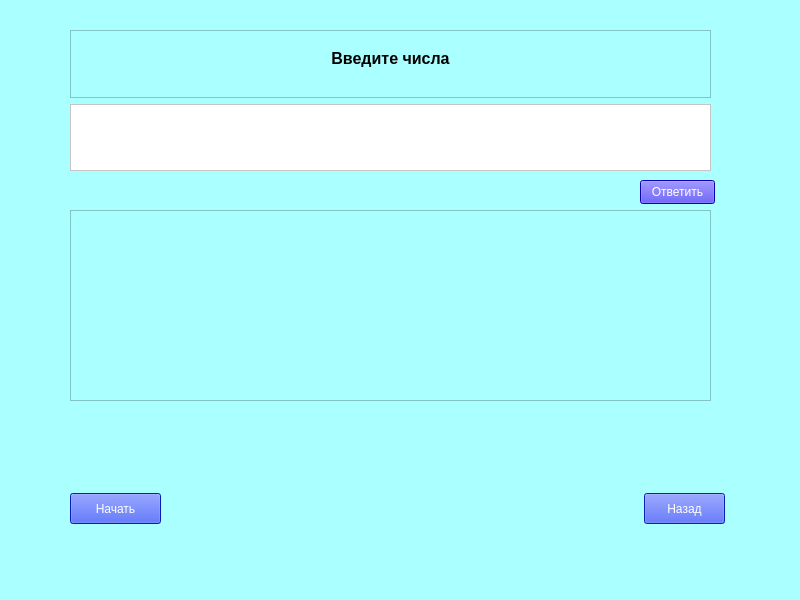
<?xml version="1.0" encoding="UTF-8"?>
<ui version="4.0">
 <class>five_number</class>
 <widget class="QMainWindow" name="five_number">
  <property name="geometry">
   <rect>
    <x>0</x>
    <y>0</y>
    <width>800</width>
    <height>600</height>
   </rect>
  </property>
  <property name="windowTitle">
   <string>MainWindow</string>
  </property>
  <property name="styleSheet">
   <string notr="true">background-color: rgb(170, 255, 255);</string>
  </property>
  <widget class="QWidget" name="centralwidget">
   <property name="styleSheet">
    <string notr="true"/>
   </property>
   <widget class="QTextEdit" name="information">
    <property name="geometry">
     <rect>
      <x>70</x>
      <y>210</y>
      <width>641</width>
      <height>191</height>
     </rect>
    </property>
    <property name="styleSheet">
     <string notr="true">background-color: rgb(170, 255, 255);
border-color: rgb(255, 255, 255);
</string>
    </property>
    <property name="readOnly">
     <bool>true</bool>
    </property>
    <property name="html">
     <string>&lt;!DOCTYPE HTML PUBLIC &quot;-//W3C//DTD HTML 4.0//EN&quot; &quot;http://www.w3.org/TR/REC-html40/strict.dtd&quot;&gt;
&lt;html&gt;&lt;head&gt;&lt;meta name=&quot;qrichtext&quot; content=&quot;1&quot; /&gt;&lt;meta charset=&quot;utf-8&quot; /&gt;&lt;style type=&quot;text/css&quot;&gt;
p, li { white-space: pre-wrap; }
hr { height: 1px; border-width: 0; }
li.unchecked::marker { content: &quot;\2610&quot;; }
li.checked::marker { content: &quot;\2612&quot;; }
&lt;/style&gt;&lt;/head&gt;&lt;body style=&quot; font-family:'Segoe UI'; font-size:9pt; font-weight:400; font-style:normal;&quot;&gt;
&lt;p style=&quot;-qt-paragraph-type:empty; margin-top:0px; margin-bottom:0px; margin-left:0px; margin-right:0px; -qt-block-indent:0; text-indent:0px;&quot;&gt;&lt;br /&gt;&lt;/p&gt;&lt;/body&gt;&lt;/html&gt;</string>
    </property>
   </widget>
   <widget class="QPushButton" name="Exit">
    <property name="geometry">
     <rect>
      <x>644</x>
      <y>493</y>
      <width>81</width>
      <height>31</height>
     </rect>
    </property>
    <property name="styleSheet">
     <string notr="true">background-color: rgb(14, 46, 255);
color: rgb(255, 255, 255);</string>
    </property>
    <property name="text">
     <string>Назад</string>
    </property>
   </widget>
   <widget class="QPushButton" name="start">
    <property name="geometry">
     <rect>
      <x>70</x>
      <y>493</y>
      <width>91</width>
      <height>31</height>
     </rect>
    </property>
    <property name="styleSheet">
     <string notr="true">color: rgb(255, 255, 255);
background-color: rgb(7, 44, 255);</string>
    </property>
    <property name="text">
     <string>Начать</string>
    </property>
   </widget>
   <widget class="QPushButton" name="answer">
    <property name="geometry">
     <rect>
      <x>640</x>
      <y>180</y>
      <width>75</width>
      <height>24</height>
     </rect>
    </property>
    <property name="styleSheet">
     <string notr="true">color: rgb(255, 255, 255);
background-color: rgb(20, 3, 255);</string>
    </property>
    <property name="text">
     <string>Ответить</string>
    </property>
   </widget>
   <widget class="QWidget" name="">
    <property name="geometry">
     <rect>
      <x>70</x>
      <y>30</y>
      <width>641</width>
      <height>141</height>
     </rect>
    </property>
    <layout class="QVBoxLayout" name="verticalLayout">
     <item>
      <widget class="QTextEdit" name="text">
       <property name="readOnly">
        <bool>true</bool>
       </property>
       <property name="html">
        <string>&lt;!DOCTYPE HTML PUBLIC &quot;-//W3C//DTD HTML 4.0//EN&quot; &quot;http://www.w3.org/TR/REC-html40/strict.dtd&quot;&gt;
&lt;html&gt;&lt;head&gt;&lt;meta name=&quot;qrichtext&quot; content=&quot;1&quot; /&gt;&lt;meta charset=&quot;utf-8&quot; /&gt;&lt;style type=&quot;text/css&quot;&gt;
p, li { white-space: pre-wrap; }
hr { height: 1px; border-width: 0; }
li.unchecked::marker { content: &quot;\2610&quot;; }
li.checked::marker { content: &quot;\2612&quot;; }
&lt;/style&gt;&lt;/head&gt;&lt;body style=&quot; font-family:'Segoe UI'; font-size:9pt; font-weight:400; font-style:normal;&quot;&gt;
&lt;p align=&quot;center&quot; style=&quot;-qt-paragraph-type:empty; margin-top:0px; margin-bottom:0px; margin-left:0px; margin-right:0px; -qt-block-indent:0; text-indent:0px;&quot;&gt;&lt;br /&gt;&lt;/p&gt;
&lt;p align=&quot;center&quot; style=&quot; margin-top:0px; margin-bottom:0px; margin-left:0px; margin-right:0px; -qt-block-indent:0; text-indent:0px;&quot;&gt;&lt;span style=&quot; font-size:12pt; font-weight:700;&quot;&gt;Введите числа&lt;/span&gt;&lt;/p&gt;&lt;/body&gt;&lt;/html&gt;</string>
       </property>
      </widget>
     </item>
     <item>
      <widget class="QTextEdit" name="writing_numbers">
       <property name="styleSheet">
        <string notr="true">background-color: rgb(255, 255, 255);</string>
       </property>
      </widget>
     </item>
    </layout>
   </widget>
  </widget>
  <widget class="QMenuBar" name="menubar">
   <property name="geometry">
    <rect>
     <x>0</x>
     <y>0</y>
     <width>800</width>
     <height>33</height>
    </rect>
   </property>
  </widget>
  <widget class="QStatusBar" name="statusbar"/>
 </widget>
 <resources/>
 <connections/>
</ui>
